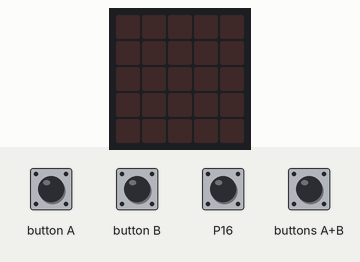
Simulated run of this program. Board: BBC micro:bit (MakeCode). Shown: the board's 5×5 LED display. The inputs (shaded band) are chosen by the test bench; at power-on: P16 LOW. A reset restarts the program.

Above: at 1.2 s.
1.3 s: P16 pulled HIGH for 0.15 s
At 1.7 s:
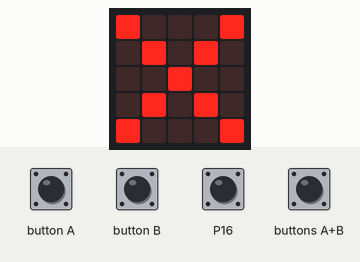
2.9 s: buttons A+B pressed for 0.15 s
At 3.5 s:
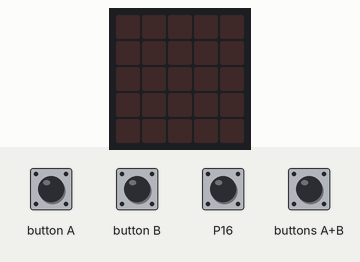
4.5 s: P16 pulled HIGH for 1 s
At 5.7 s:
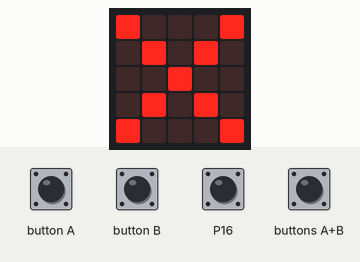
7.0 s: buttons A+B pressed for 1 s
At 9.1 s:
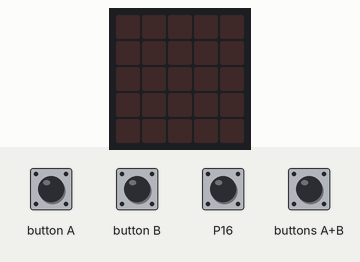
Timing chart, 0 to 10.5 s (numbered marks = the images above; inputs shaded):
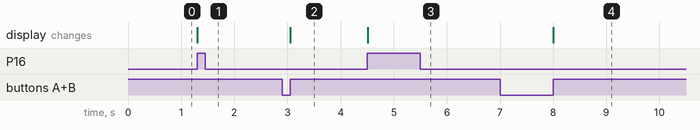

Measured:
- after the input at 1.3 s, the display: changes at once (image 1)
- after the input at 2.9 s, the display: changes after 0.15 s (image 2)
- after the input at 4.5 s, the display: changes at once (image 3)
- after the input at 7.0 s, the display: changes after 1.0 s (image 4)

The program:

main.ts
```typescript
input.onButtonPressed(Button.AB, function () {
    control.reset()
})
let nombre = 0
let etat_actuel = 0
let etat_passe = 0
basic.forever(function () {
    etat_actuel = pins.digitalReadPin(DigitalPin.P16)
    if (etat_actuel != etat_passe) {
        if (etat_actuel == 1) {
            basic.showIcon(IconNames.No)
        }
    }
    etat_passe = etat_actuel
})
```

test.ts
```typescript
// les tests vont ici ; cela ne sera pas compilé si ce paquet est utilisé en tant qu'extension.
```
